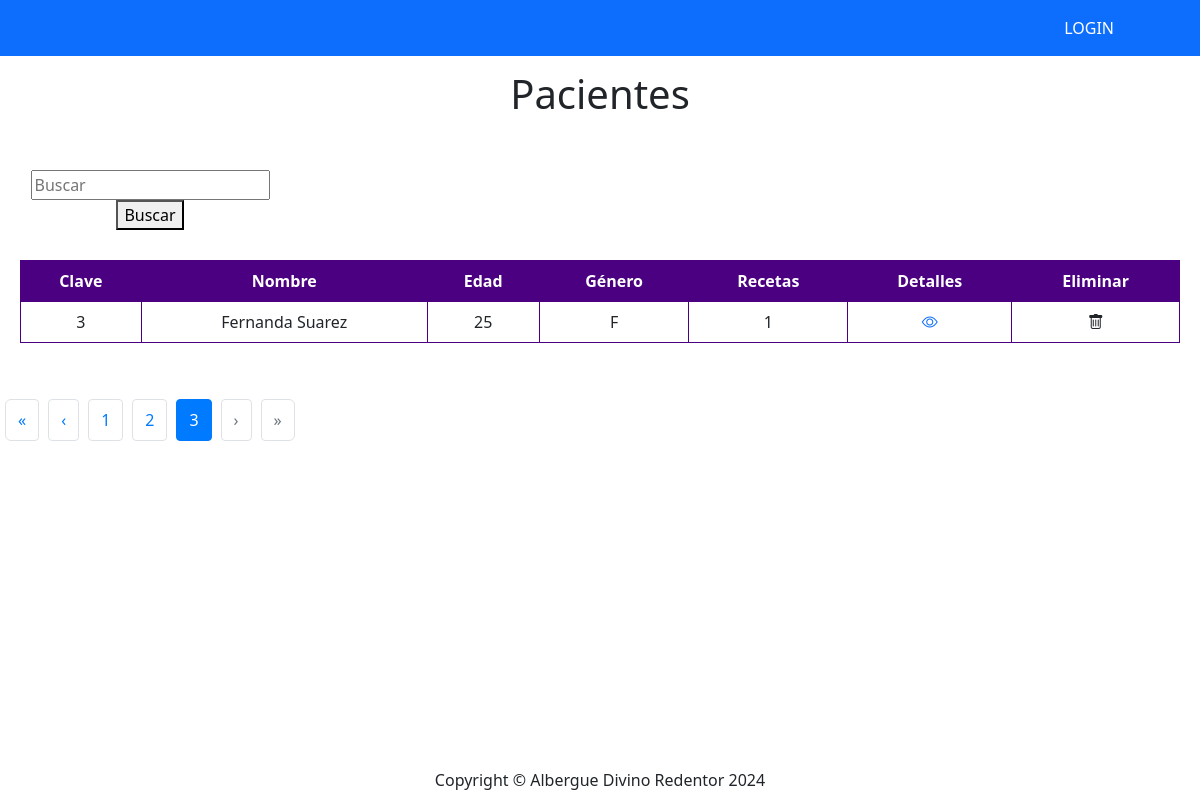
/pacientes/?page=3, run on the app's committed database.
### paciente/models.py (models this page shows, shortened)
class Paciente(models.Model):
    id = models.AutoField(primary_key=True)
    nombrePaciente = models.TextField(verbose_name="Nombre")
    apellidoPaciente = models.TextField(verbose_name="Apellido", null=True, blank=True)
    edad = models.IntegerField(verbose_name="Edad")
    genero = models.IntegerField(
        null=False,
        blank=False,
        verbose_name="Genero",
        choices = genero_opcion,
        default=1)
    fotoPaciente = models.ImageField(upload_to="fotoPaciente", blank=True, null=True, verbose_name="Fotografia")
    created = models.DateTimeField(auto_now_add=True)
    updated = models.DateTimeField(auto_now_add=True)
    class Meta:
        verbose_name = "Paciente"
        verbose_name_plural = "Pacientes"
        ordering = ["-id"]

### paciente/views.py (the view)
# urls.py: path('pacientes/', paciente_views.pacientes, name = "Pacientes"),
def pacientes(request):
    query = request.GET.get('busqueda','')
    lista_pacientes =  Paciente.objects.annotate(num_recetas=Count('receta')).only("id","nombrePaciente","apellidoPaciente","edad","genero")
    if query:
        pacientes = pacientes.filter(
            Q(nombrePaciente__icontains=query) |
            Q(apellidoPaciente__icontains=query)
        )
    paginacion = Paginator(lista_pacientes,1)
    pagina = request.GET.get('page')
    try:
        pacientes = paginacion.page(pagina)
    except PageNotAnInteger:
        pacientes = paginacion.page(1)
    except EmptyPage:
        pacientes = paginacion.page(paginacion.num_pages)
    return render(request, "paciente/viewPaciente.html",{'pacientes':pacientes, 'query':query})

### paciente/templates/paciente/viewPaciente.html (shortened to what this page needs)
{% extends "home/base.html" %}
{% block contenido %}
<div class="text-center" style= "padding:10px">
    <h1>Pacientes </h1>
</div>
<container class="container-table">
    <div class="container-button">
        <div class="box">
            <form method="GET" action="{% url 'Pacientes' %}">
    <input type="search" name="busqueda" value="{{query}}" placeholder="Buscar">
    <button  type="submit">Buscar</button>
            </form>
        </div>
    </div>
    <div class= "container-table">
<table class="table table-bordered border-purple text-center align-middle">
    <thead class= "table-purple">
        <tr class="text-white">
            <th>Clave</th>
            <th>Nombre</th>
            <th>Edad</th>
            <th>Género</th>
            <th>Recetas</th>
            <th>Detalles</th>
            <th>Eliminar</th>
        </tr>
    </thead>
    <tboody>
        {% for paciente in pacientes  %}
        <tr>
            <td>{{paciente.id}}</td>
            <td>{{paciente.nombrePaciente}} {{paciente.apellidoPaciente}}</td>
            <td>{{paciente.edad}}</td>
            <td>{{paciente.get_genero_display}}</td>
            <td>{{paciente.num_recetas}}</td>
            <td><a href="{% url "infoPaciente" %}"><i class = "bi bi-eye"></a></i></td>
            <td><i class="bi bi-trash"></i></td>
        </tr>
        {% endfor %}
    </tboody>
</table>
</div>
<div class="pagination">
    <ul class="pagination-list">
        {% if pacientes.has_previous %}
            <li class="page-item">
                <a class="page-link" href="?page=1{% if query %}&q={{ query }}{% endif %}">&laquo;</a>
            </li>
            <li class="page-item">
                <a class="page-link" href="?page={{ pacientes.previous_page_number }}{% if query %}&q={{ query }}{% endif %}">&lsaquo;</a>
            </li>
        {% endif %}
        {% for num in pacientes.paginator.page_range %}
            {% if pacientes.number == num %}
                <li class="page-item active">
                    <span class="page-link">{{ num }}</span>
                </li>
            {% elif num > pacientes.number|add:-3 and num < pacientes.number|add:3 %}
                <li class="page-item">
                    <a class="page-link" href="?page={{ num }}{% if query %}&q={{ query }}{% endif %}">{{ num }}</a>
                </li>
            {% endif %}
        {% endfor %}
        {% if pacientes.has_next %}
            <li class="page-item">
                <a class="page-link" href="?page={{ pacientes.next_page_number }}{% if query %}&q={{ query }}{% endif %}">&rsaquo;</a>
            </li>
        {% else %}
            <li class="page-item disabled">
                <span class="page-link">&rsaquo;</span>
            </li>
            <li class="page-item disabled">
                <span class="page-link">&raquo;</span>
            </li>
        {% endif %}
    </ul>
</div>
</container>
{% endblock  %}

### data on the page
Paciente: id "3", nombrePaciente "Fernanda", apellidoPaciente "Suarez", edad "25", genero "F", num_recetas "1"

### other printed values
{{ num }} "1" "2"
{{ num }} "3"
